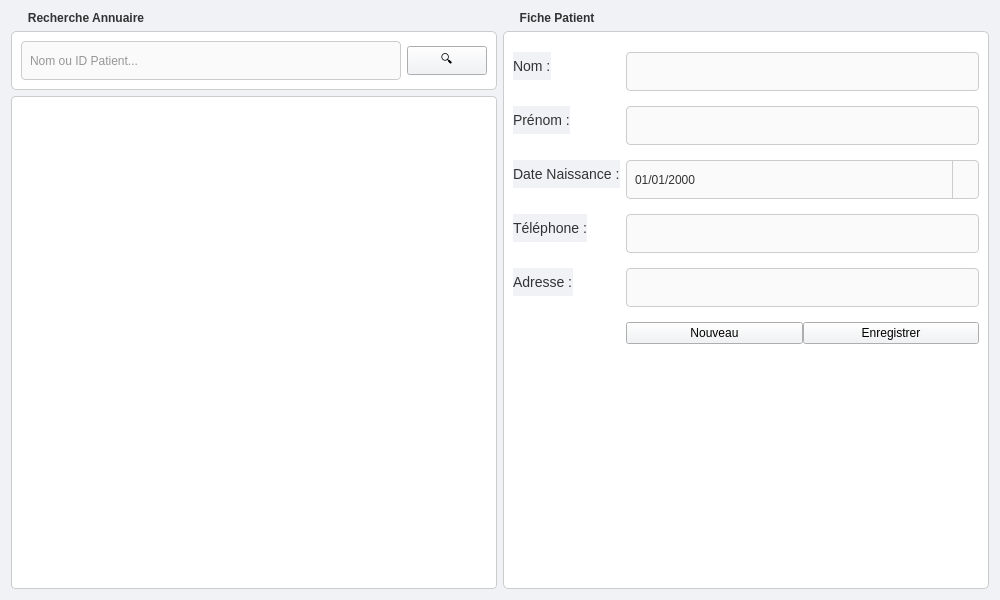
<?xml version="1.0" encoding="UTF-8"?>
<ui version="4.0">
 <class>PagePatients</class>
 <widget class="QWidget" name="PagePatients">
  <property name="geometry">
   <rect>
    <x>0</x>
    <y>0</y>
    <width>1000</width>
    <height>600</height>
   </rect>
  </property>
  <property name="windowTitle">
   <string>Gestion Patients</string>
  </property>
  <property name="styleSheet">
   <string notr="true">/* --- STYLE LOCAL --- */
QWidget { 
    font-family: &quot;Segoe UI&quot;, sans-serif; 
    background-color: #f0f2f5; 
}

/* Cadres */
QGroupBox { 
    font-weight: bold; 
    border: 1px solid #ccc; 
    border-radius: 5px; 
    margin-top: 20px; 
    background-color: white; 
    color: #333333; 
}
QGroupBox::title { 
    subcontrol-origin: margin; 
    left: 10px; 
    padding: 0 5px; 
    color: #333333; 
}

/* Labels */
QLabel {
    color: #333333; 
    font-size: 14px;
}

/* --- CHAMPS DE SAISIE (Texte &amp; Date) --- */
QLineEdit, QDateEdit { 
    border: 1px solid #ccc; 
    border-radius: 4px; 
    padding: 6px; 
    background-color: #fafafa; 
    min-height: 25px;
    color: #333333; /* Texte NOIR */
}

QLineEdit:focus, QDateEdit:focus { 
    border: 1px solid #2d7aed; 
    background-color: white; 
}

/* Flèche du calendrier */
QDateEdit::drop-down {
    subcontrol-origin: padding;
    subcontrol-position: top right;
    width: 25px;
    border-left-width: 1px;
    border-left-color: #ccc;
    border-left-style: solid; 
}

/* --- LISTE --- */
QListWidget { 
    border: 1px solid #ccc; 
    background: white; 
    border-radius: 4px; 
    color: #333333;
    padding: 5px;
}
QListWidget::item:selected {
    background-color: #2d7aed;
    color: white;
}
QListWidget::item:hover {
    background-color: #f5f7fa;
    color: #2d7aed;
}

/* --- BOUTONS --- */
QPushButton.ActionBtn { 
    background-color: #2d7aed; 
    color: white; 
    border: none; 
    border-radius: 4px; 
    padding: 8px 16px; 
    font-weight: bold; 
}
QPushButton.ActionBtn:hover { background-color: #1a5fc7; }

QPushButton.SecondaryBtn { 
    background-color: #6c757d; 
    color: white; 
    border: none; 
    border-radius: 4px; 
    padding: 8px 16px; 
}
QPushButton.SecondaryBtn:hover { background-color: #5a6268; }
</string>
  </property>
  <layout class="QHBoxLayout" name="horizontalLayout_main">
   <item>
    <layout class="QVBoxLayout" name="verticalLayout_search">
     <item>
      <widget class="QGroupBox" name="groupBox_search">
       <property name="title">
        <string>Recherche Annuaire</string>
       </property>
       <layout class="QHBoxLayout" name="horizontalLayout_search">
        <item>
         <widget class="QLineEdit" name="lineEdit_search">
          <property name="placeholderText">
           <string>Nom ou ID Patient...</string>
          </property>
         </widget>
        </item>
        <item>
         <widget class="QPushButton" name="btn_search">
          <property name="class" stdset="0">
           <string>ActionBtn</string>
          </property>
          <property name="text">
           <string>🔍</string>
          </property>
         </widget>
        </item>
       </layout>
      </widget>
     </item>
     <item>
      <widget class="QListWidget" name="listWidget_patients"/>
     </item>
    </layout>
   </item>
   <item>
    <widget class="QGroupBox" name="groupBox_details">
     <property name="title">
      <string>Fiche Patient</string>
     </property>
     <layout class="QFormLayout" name="formLayout">
      <property name="verticalSpacing">
       <number>15</number>
      </property>
      <property name="topMargin">
       <number>20</number>
      </property>
      <item row="0" column="0">
       <widget class="QLabel" name="lbl_nom">
        <property name="text">
         <string>Nom :</string>
        </property>
       </widget>
      </item>
      <item row="0" column="1">
       <widget class="QLineEdit" name="lineEdit_nom"/>
      </item>
      <item row="1" column="0">
       <widget class="QLabel" name="lbl_prenom">
        <property name="text">
         <string>Prénom :</string>
        </property>
       </widget>
      </item>
      <item row="1" column="1">
       <widget class="QLineEdit" name="lineEdit_prenom"/>
      </item>
      <item row="2" column="0">
       <widget class="QLabel" name="lbl_dob">
        <property name="text">
         <string>Date Naissance :</string>
        </property>
       </widget>
      </item>
      <item row="2" column="1">
       <widget class="QDateEdit" name="dateEdit_dob">
        <property name="displayFormat">
         <string>dd/MM/yyyy</string>
        </property>
        <property name="calendarPopup">
         <bool>true</bool>
        </property>
       </widget>
      </item>
      <item row="3" column="0">
       <widget class="QLabel" name="lbl_tel">
        <property name="text">
         <string>Téléphone :</string>
        </property>
       </widget>
      </item>
      <item row="3" column="1">
       <widget class="QLineEdit" name="lineEdit_tel"/>
      </item>
      <item row="4" column="0">
       <widget class="QLabel" name="lbl_addr">
        <property name="text">
         <string>Adresse :</string>
        </property>
       </widget>
      </item>
      <item row="4" column="1">
       <widget class="QLineEdit" name="lineEdit_addr"/>
      </item>
      <item row="5" column="1">
       <layout class="QHBoxLayout" name="horizontalLayout_actions">
        <item>
         <widget class="QPushButton" name="btn_new">
          <property name="class" stdset="0">
           <string>SecondaryBtn</string>
          </property>
          <property name="text">
           <string>Nouveau</string>
          </property>
         </widget>
        </item>
        <item>
         <widget class="QPushButton" name="btn_save">
          <property name="class" stdset="0">
           <string>ActionBtn</string>
          </property>
          <property name="text">
           <string>Enregistrer</string>
          </property>
         </widget>
        </item>
       </layout>
      </item>
     </layout>
    </widget>
   </item>
  </layout>
 </widget>
 <resources/>
 <connections/>
</ui>
